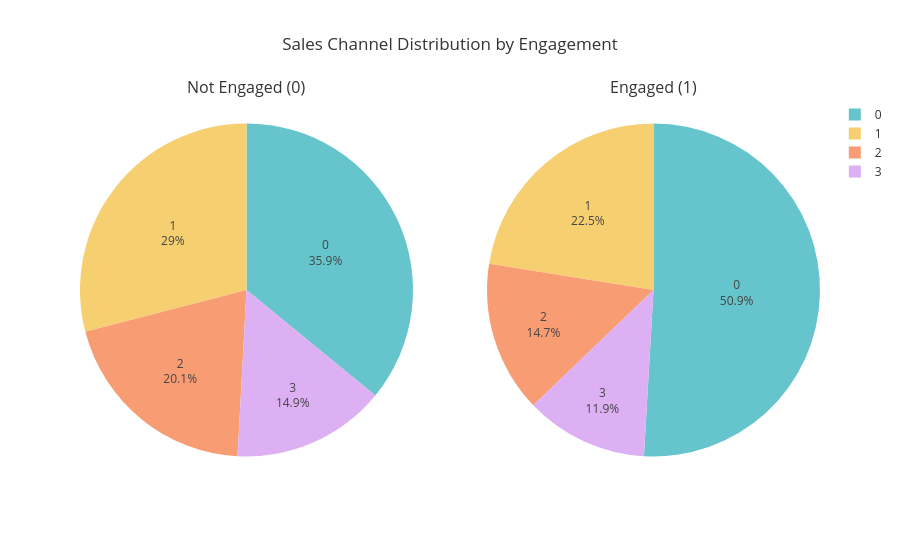

Notebook cell for this chart:
### Code cell
from plotly.subplots import make_subplots
import plotly.graph_objects as go
from plotly import colors

plot_df = engagement_by_sales_channel_df

fig = make_subplots(
    rows=1, cols=2,
    specs=[[{'type': 'pie'}, {'type': 'pie'}]],
    subplot_titles=['Not Engaged (0)', 'Engaged (1)']
)

for i, col_name in enumerate(['Not Engaged', 'Engaged'], start=1):
    fig.add_trace(
        go.Pie(
            labels=plot_df.index,
            values=plot_df[col_name],
            name=col_name,
            textinfo='percent+label',
            marker=dict(colors=colors.qualitative.Pastel)
        ),
        row=1, col=i
    )

fig.update_layout(
    title='Sales Channel Distribution by Engagement',
    template='ggplot2'
)
fig.show()

### Figure 1 — Plotly figure (JSON) as saved in the notebook; plotly's stock layout.template omitted (floating-point values rounded to 4 significant figures)
{"data": [{"domain": {"x": [0, 0.45], "y": [0, 1]}, "labels": [0, 1, 2, 3], "marker": {"colors": ["rgb(102, 197, 204)", "rgb(246, 207, 113)", "rgb(248, 156, 116)", "rgb(220, 176, 242)", "rgb(135, 197, 95)", "rgb(158, 185, 243)", "rgb(254, 136, 177)", "rgb(201, 219, 116)", "rgb(139, 224, 164)", "rgb(180, 151, 231)", "rgb(179, 179, 179)"]}, "name": "Not Engaged", "textinfo": "percent+label", "type": "pie", "values": [2811, 2273, 1573, 1169]}, {"domain": {"x": [0.55, 1], "y": [0, 1]}, "labels": [0, 1, 2, 3], "marker": {"colors": ["rgb(102, 197, 204)", "rgb(246, 207, 113)", "rgb(248, 156, 116)", "rgb(220, 176, 242)", "rgb(135, 197, 95)", "rgb(158, 185, 243)", "rgb(254, 136, 177)", "rgb(201, 219, 116)", "rgb(139, 224, 164)", "rgb(180, 151, 231)", "rgb(179, 179, 179)"]}, "name": "Engaged", "textinfo": "percent+label", "type": "pie", "values": [666, 294, 192, 156]}], "layout": {"annotations": [{"font": {"size": 16}, "showarrow": false, "text": "Not Engaged (0)", "x": 0.225, "xanchor": "center", "xref": "paper", "y": 1, "yanchor": "bottom", "yref": "paper"}, {"font": {"size": 16}, "showarrow": false, "text": "Engaged (1)", "x": 0.775, "xanchor": "center", "xref": "paper", "y": 1, "yanchor": "bottom", "yref": "paper"}], "title": {"text": "Sales Channel Distribution by Engagement"}}}
